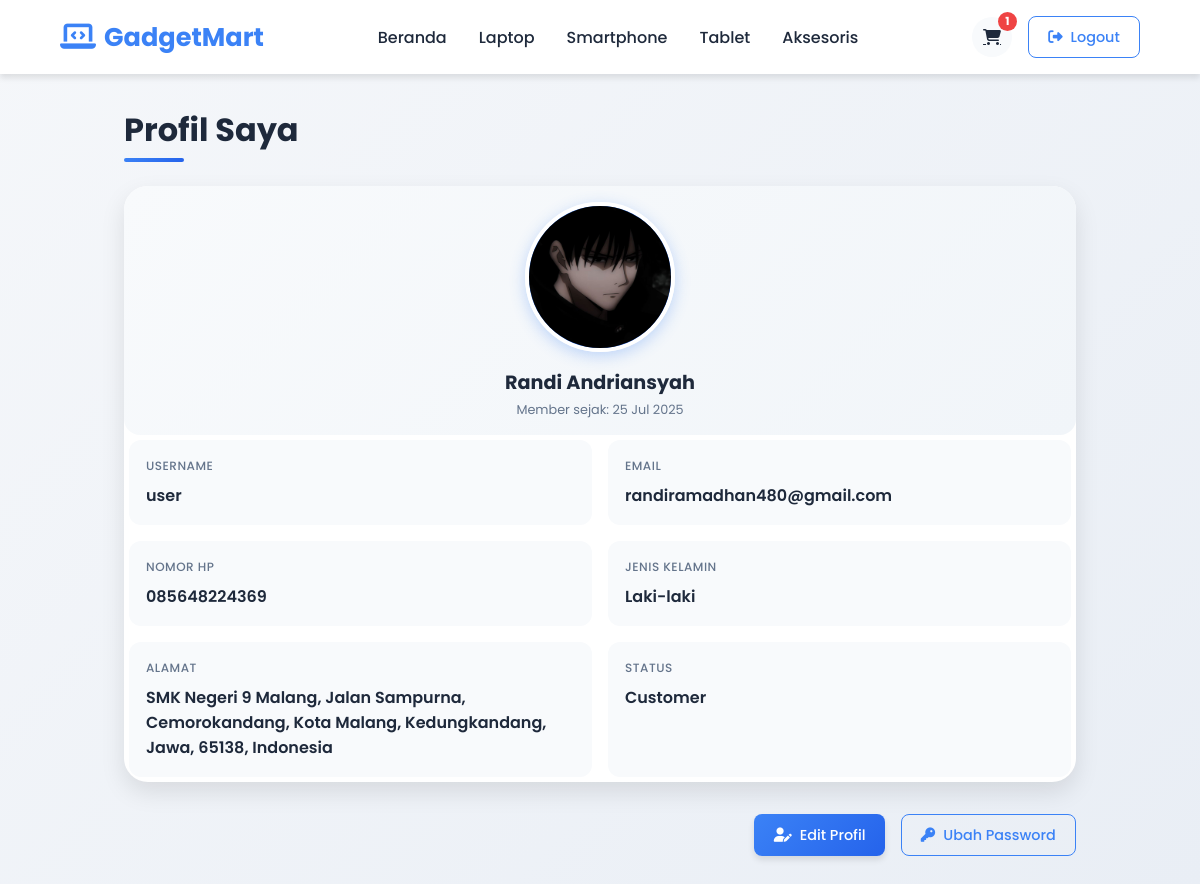
/user/profil.php (signed in), run on the app's committed database.
### tables this page shows
CREATE TABLE `users` (
  `id_user` int(11) NOT NULL,
  `nama` varchar(100) DEFAULT NULL,
  `jenis_kelamin` enum('Laki-laki','Perempuan') DEFAULT NULL,
  `username` varchar(50) DEFAULT NULL,
  `password` varchar(255) DEFAULT NULL,
  `email` varchar(100) DEFAULT NULL,
  `alamat` text DEFAULT NULL,
  `latitude` varchar(50) DEFAULT NULL,
  `longitude` varchar(50) DEFAULT NULL,
  `no_hp` varchar(20) DEFAULT NULL,
  `role` enum('admin','customer') DEFAULT 'customer',
  `tanggal_daftar` date DEFAULT NULL,
  `foto` varchar(255) DEFAULT NULL,
  `remember_token` varchar(255) DEFAULT NULL,
  `token_expiry` datetime DEFAULT NULL
);

### user/profil.php (the view, shortened to what this page needs)
<?php
include '../koneksi.php';
$id_user = $_SESSION['id_user'];
$query = mysqli_query($koneksi, "SELECT * FROM users WHERE id_user = '$id_user'");
$data = mysqli_fetch_assoc($query);
?>
<!DOCTYPE html>
<html lang="en">
<head>
    <link rel="stylesheet" href="https://cdnjs.cloudflare.com/ajax/libs/font-awesome/6.4.0/css/all.min.css">
    <link rel="stylesheet" href="../css/profil.css">
</head>
<body>
    <header>
        <div class="navbar">
            <a href="../index.php" class="logo">
                <i class="fas fa-laptop-code"></i>
                <span>GadgetMart</span>
            </a>
            <div class="nav-links">
                <a href="../index.php">Beranda</a>
                <a href="../index.php?kategori=Laptop">Laptop</a>
                <a href="../index.php?kategori=Smartphone">Smartphone</a>
                <a href="../index.php?kategori=Tablet">Tablet</a>
                <a href="../index.php?kategori=Aksesoris">Aksesoris</a>
            </div>
            <div class="user-actions">
                <a href="../cart/keranjang.php" class="btn-icon" title="Keranjang">
                    <i class="fas fa-shopping-cart"></i>
                    <?php
                    $cart_count = mysqli_query($koneksi, "SELECT COUNT(*) as total FROM keranjang WHERE id_user = '$id_user'");
                    $count = mysqli_fetch_assoc($cart_count);
                    if ($count['total'] > 0): ?>
                        <span class="cart-count"><?= $count['total']; ?></span>
                    <?php endif; ?>
                </a>
                <a href="logout.php" class="btn btn-outline">
                    <i class="fas fa-sign-out-alt"></i> Logout
                </a>
            </div>
        </div>
    </header>
    <div class="profile-container">
        <div class="profile-header">
            <h1 class="profile-title">Profil Saya</h1>
        </div>
        <div class="profile-card">
            <div class="profile-avatar">
                <?php if (!empty($data['foto']) && file_exists('../gambar pp/' . $data['foto'])): ?>
                    <img src="../gambar pp/<?= $data['foto']; ?>" class="avatar" alt="Foto Profil">
                <?php else: ?>
                    <div class="avatar">
                        <?= strtoupper(substr($data['nama'], 0, 1)); ?>
                    </div>
                <?php endif; ?>
                <h3><?= htmlspecialchars($data['nama']); ?></h3>
                <p>Member sejak: <?= date('d M Y', strtotime($data['tanggal_daftar'])); ?></p>
            </div>
            <div class="profile-info">
                <div class="info-group">
                    <div class="info-label">Username</div>
                    <div class="info-value"><?= htmlspecialchars($data['username']); ?></div>
                </div>
                <div class="info-group">
                    <div class="info-label">Email</div>
                    <div class="info-value"><?= htmlspecialchars($data['email']); ?></div>
                </div>
                <div class="info-group">
                    <div class="info-label">Nomor HP</div>
                    <div class="info-value">
                        <?= !empty($data['no_hp']) ? htmlspecialchars($data['no_hp']) : 'Belum diisi'; ?></div>
                </div>
                <div class="info-group">
                    <div class="info-label">Jenis Kelamin</div>
                    <div class="info-value">
                        <?= !empty($data['jenis_kelamin']) ? ucfirst(htmlspecialchars($data['jenis_kelamin'])) : 'Belum diisi'; ?>
                    </div>
                </div>
                <div class="info-group">
                    <div class="info-label">Alamat</div>
                    <div class="info-value">
                        <?= !empty($data['alamat']) ? htmlspecialchars($data['alamat']) : 'Belum diisi'; ?></div>
                </div>
                <div class="info-group">
                    <div class="info-label">Status</div>
                    <div class="info-value"><?= ucfirst($data['role']); ?></div>
                </div>
            </div>
        </div>
        <div class="profile-actions">
            <a href="edit_profil.php" class="btn btn-primary">
                <i class="fas fa-user-edit"></i> Edit Profil
            </a>
            <a href="ubah_password.php" class="btn btn-outline">
                <i class="fas fa-key"></i> Ubah Password
            </a>
        </div>
    </div>
</body>
</html>

### css/profil.css (style rules this page uses)
:root { --primary: #3b82f6; --primary-dark: #2563eb; --primary-light: #93c5fd; --secondary: #f59e0b; --danger: #ef4444; --success: #10b981; --dark: #1e293b; --light: #f8fafc; --gray: #64748b; --gray-light: #e2e8f0; --shadow-sm: 0 1px 3px rgba(0, 0, 0, 0.1); --shadow-md: 0 4px 6px rgba(0, 0, 0, 0.1); --shadow-lg: 0 10px 25px rgba(0, 0, 0, 0.1); --transition: all 0.3s ease; }
* { margin: 0; padding: 0; box-sizing: border-box; font-family: "Poppins", sans-serif; }
body { background: linear-gradient(135deg, #f5f7fa 0%, #e9eef5 100%); color: var(--dark); min-height: 100vh; }
header { background: white; box-shadow: var(--shadow-md); position: sticky; top: 0; z-index: 1000; }
.navbar { display: flex; justify-content: space-between; align-items: center; padding: 1rem 5%; max-width: 1400px; margin: 0 auto; }
.logo { display: flex; align-items: center; gap: 0.5rem; font-size: 1.6rem; font-weight: 700; color: var(--primary); text-decoration: none; transition: var(--transition); }
.logo i { font-size: 1.8rem; }
.nav-links { display: flex; gap: 2rem; }
.nav-links a { color: var(--dark); text-decoration: none; font-weight: 500; transition: var(--transition); position: relative; }
.nav-links a::after { content: ""; position: absolute; bottom: -5px; left: 0; width: 0; height: 2px; background: var(--primary); transition: var(--transition); }
.user-actions { display: flex; align-items: center; gap: 1rem; }
.btn-icon { width: 2.5rem; height: 2.5rem; background: var(--light); border-radius: 50%; display: flex; align-items: center; justify-content: center; position: relative; color: var(--dark); transition: var(--transition); }
.cart-count { position: absolute; top: -5px; right: -5px; background: var(--danger); color: white; border-radius: 50%; width: 1.2rem; height: 1.2rem; font-size: 0.7rem; display: flex; align-items: center; justify-content: center; font-weight: bold; }
.btn { padding: 0.6rem 1.2rem; border-radius: 0.5rem; font-weight: 500; text-decoration: none; display: inline-flex; align-items: center; gap: 0.5rem; transition: var(--transition); cursor: pointer; border: none; font-size: 0.9rem; }
.btn-outline { border: 1px solid var(--primary); color: var(--primary); background: transparent; }
.profile-container { max-width: 1000px; margin: 2rem auto; padding: 0 1.5rem; }
.profile-header { margin-bottom: 2rem; }
.profile-title { font-size: 2rem; color: var(--dark); font-weight: 700; position: relative; display: inline-block; }
.profile-title::after { content: ""; position: absolute; bottom: -8px; left: 0; width: 60px; height: 4px; background: linear-gradient(135deg, var(--primary), var(--primary-dark)); border-radius: 2px; }
.profile-card { background: white; border-radius: 1.5rem; box-shadow: var(--shadow-lg); overflow: hidden; transition: var(--transition); }
.profile-avatar { text-align: center; padding: 1rem; background: linear-gradient(135deg, #f8fafc, #f1f5f9); border-radius: 1rem; }
.avatar { width: 150px; height: 150px; margin: 0 auto 1rem; border-radius: 50%; object-fit: cover; box-shadow: var(--shadow-md); display: flex; align-items: center; justify-content: center; font-size: 3.5rem; font-weight: 600; background: linear-gradient(135deg, var(--primary), var(--primary-dark)); color: white; overflow: hidden; border: 4px solid white; box-shadow: 0 4px 15px rgba(59, 130, 246, 0.3); }
.profile-avatar h3 { font-size: 1.2rem; margin-bottom: 0.25rem; color: var(--dark); }
.profile-avatar p { font-size: 0.8rem; color: var(--gray); }
.profile-info { display: grid; grid-template-columns: repeat(2, 1fr); gap: 1rem; padding: 5px; }
.info-group { background: var(--light); padding: 1rem; border-radius: 0.75rem; transition: var(--transition); border: 1px solid transparent; }
.info-label { font-size: 0.75rem; color: var(--gray); margin-bottom: 0.5rem; font-weight: 500; text-transform: uppercase; letter-spacing: 0.5px; display: flex; align-items: center; gap: 0.5rem; }
.info-value { font-size: 1rem; font-weight: 600; color: var(--dark); word-break: break-word; }
.profile-actions { display: flex; gap: 1rem; margin-top: 2rem; justify-content: flex-end; }
.btn-primary { background: linear-gradient(135deg, var(--primary), var(--primary-dark)); color: white; box-shadow: var(--shadow-md); }
.profile-card { animation: fadeIn 0.5s ease-out; }

### data on the page
users: foto (picture), nama "Randi Andriansyah", tanggal_daftar "25 Jul 2025", username "user", email "randiramadhan480@gmail.com", no_hp "085648224369", jenis_kelamin "Laki-laki", alamat "SMK Negeri 9 Malang, Jalan Sampurna, Cemorokandang, Kota Malang, Kedungkandang, Jawa, 65138, Indonesia", role "Customer"

### other printed values
$count['total'] "1"
